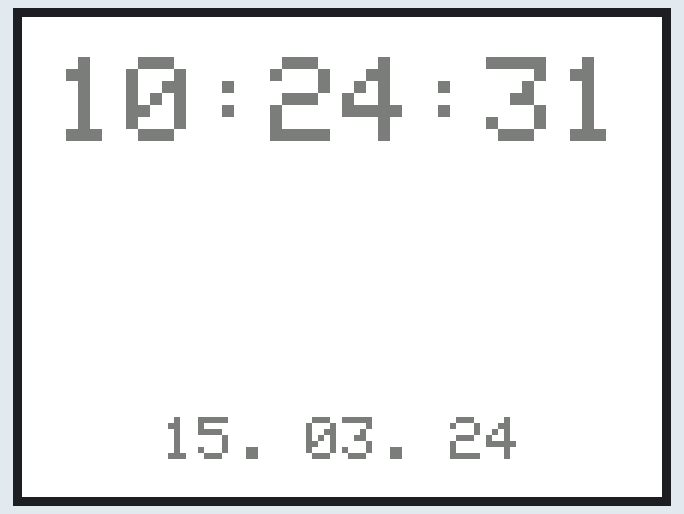
The sketch below on a simulated ESP32. Shown: 320×240 colour display. WiFi joins after 1.5 s; servers stay silent unless stated; network time is answered at once with the bench clock; the local clock reads 2024-03-15 10:24:30 at power-on unless the sketch sets it.

Above: at 1.9 s.
At 6.2 s:
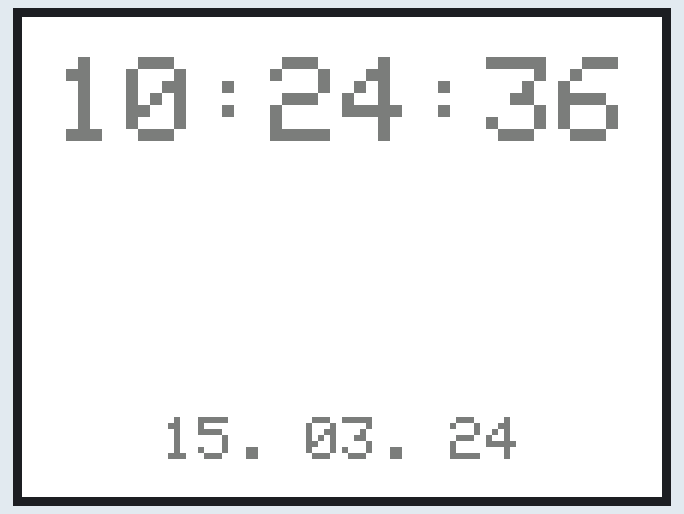
At 10.5 s:
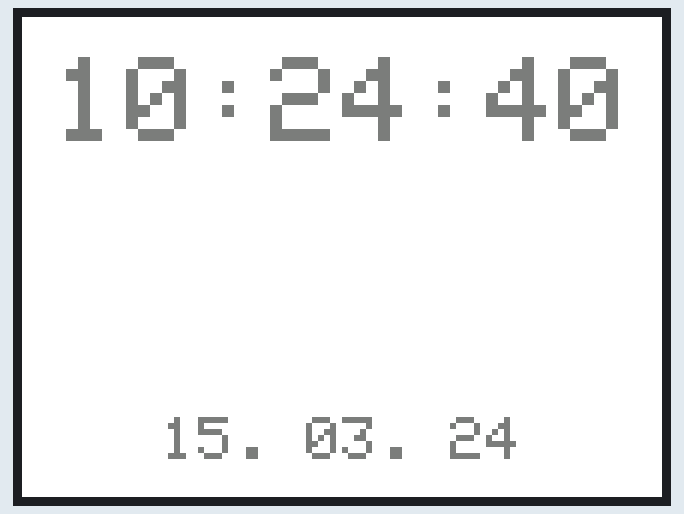
At 20.3 s:
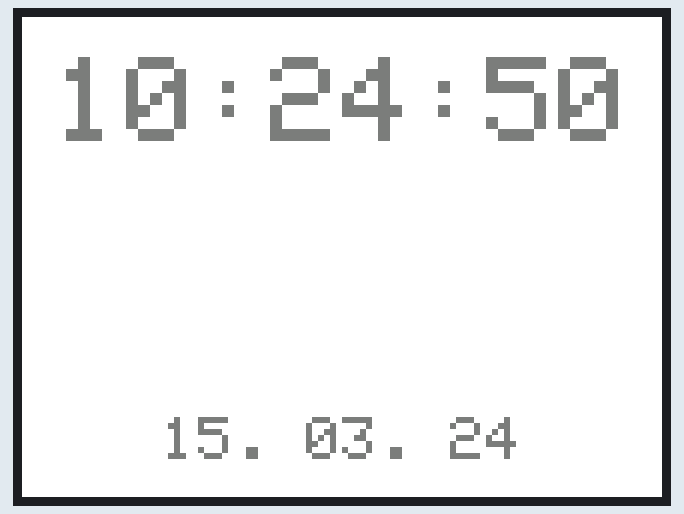
At 28.9 s:
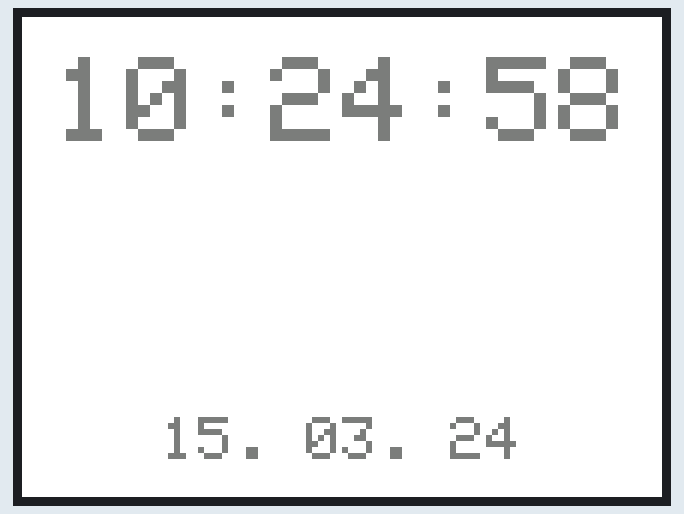
At 38.7 s:
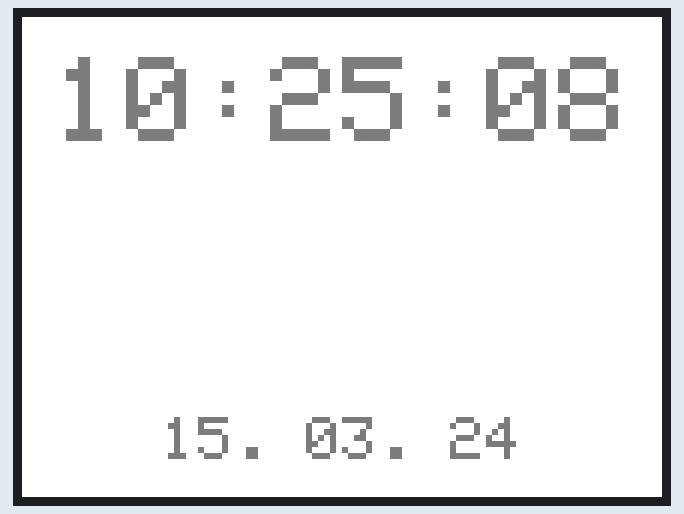

The sketch:

Core2-Clock.ino
```cpp
#include <M5Core2.h>
#include <WiFi.h>
#include <NTPClient.h>
#include <WiFiUdp.h>

// Wi-Fi credentials
const char* ssid = "Your_SSID";
const char* password = "Your_PASSWORD";

// NTP server settings
WiFiUDP ntpUDP;
NTPClient timeClient(ntpUDP, "pool.ntp.org", 3600, 60000); // Adjust timezone offset (e.g., 3600 for GMT+1)

void setup() {
  M5.begin();
  M5.Lcd.clear(TFT_WHITE); // Set background color to white
  M5.Lcd.setTextColor(TFT_DARKGREY); // Set text color to dark gray

  // Connect to Wi-Fi
  WiFi.begin(ssid, password);
  while (WiFi.status() != WL_CONNECTED) {
    delay(500);
    M5.Lcd.print(".");
  }

  // Start NTP client
  timeClient.begin();
}

void loop() {
  timeClient.update();

  // Get current time
  String formattedTime = timeClient.getFormattedTime();

  // Get current date in DD. MM. YY format
  int rawTime = timeClient.getEpochTime();
  struct tm* timeInfo = gmtime((time_t*)&rawTime);
  char dateBuffer[20];
  strftime(dateBuffer, sizeof(dateBuffer), "%d. %m. %y", timeInfo); // Format: DD. MM. YY

  // Clear screen
  M5.Lcd.fillScreen(TFT_WHITE);

  // Display time (larger, centered at the top)
  M5.Lcd.setTextSize(6); // Bigger font for time
  int timeWidth = M5.Lcd.textWidth(formattedTime);
  int timeX = (M5.Lcd.width() - timeWidth) / 2; // Center horizontally
  M5.Lcd.setCursor(timeX, 20); // Position at the top
  M5.Lcd.print(formattedTime);

  // Display date (centered at the bottom)
  M5.Lcd.setTextSize(3); // Medium font for date
  int dateWidth = M5.Lcd.textWidth(dateBuffer);
  int dateX = (M5.Lcd.width() - dateWidth) / 2; // Center horizontally
  int dateY = M5.Lcd.height() - 40; // Position 40px above the bottom
  M5.Lcd.setCursor(dateX, dateY);
  M5.Lcd.print(dateBuffer);

  delay(1000); // Update every second
}
```

Measured:
- what the display in image 0 shows lasts 1.1 s, from 1.8 s to 2.9 s
